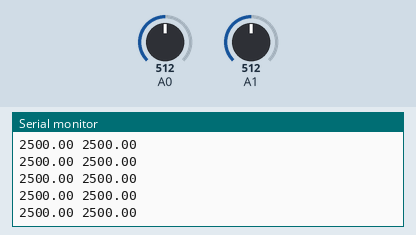
The sketch below on a simulated Arduino Uno, built with avr-gcc and run on an emulated ATmega328P. Parts: the last lines printed to the serial monitor. The test bench sets the inputs (shaded band); at power-on: A0 = 512, A1 = 512.

Above: at 1.2 s.
1.3 s: A0 set to 716
At 2.4 s:
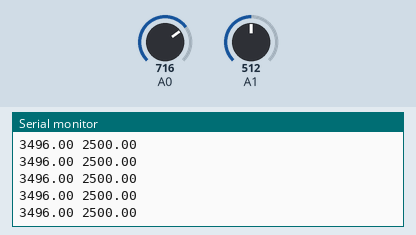
4.3 s: A1 set to 716
At 5.0 s:
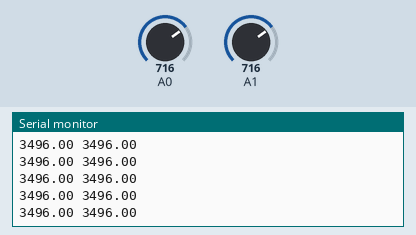
5.8 s: A0 set to 900
At 6.5 s:
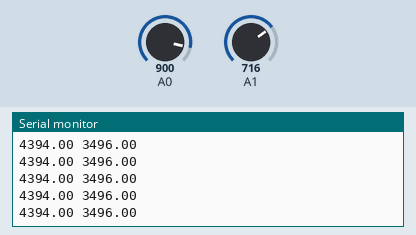
7.3 s: A1 set to 900
At 8.4 s:
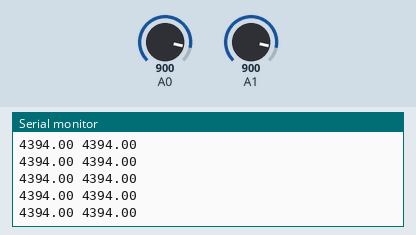
Timing chart, 0 to 9.8 s (numbered marks = the images above; inputs shaded):
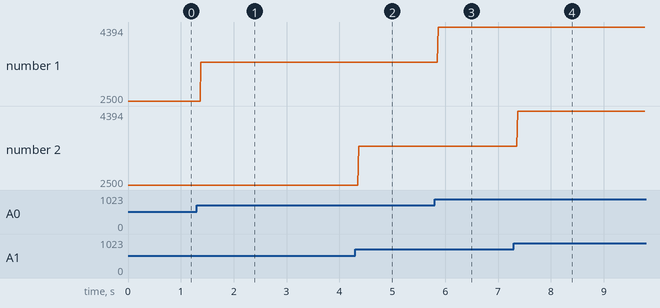

Measured:
- after the input at 1.3 s, the serial monitor: prints a new line after 0.08 s (image 1)
- after the input at 4.3 s, the serial monitor: prints a new line after 0.07 s (image 2)
- after the input at 5.8 s, the serial monitor: prints a new line after 0.07 s (image 3)
- after the input at 7.3 s, the serial monitor: prints a new line after 0.07 s (image 4)
- plotted number 1: 2500 → 3496 after the input at 1.3 s, 3496 → 4394 after the input at 5.8 s

The sketch:

dualachannel.ino
```cpp
void setup() {
  Serial.begin(9600);
}

void loop() {
  int a0,a1;
  float v0,v1;
  a0 = analogRead(A0);
  a1 = analogRead(A1);
  v0=map(a0,0,1024,0,5000); // 5000mv
  v1=map(a1,0,1024,0,5000); // 5000mv
  Serial.print(v0);
  Serial.print(' ');
  Serial.print(v1);
  Serial.println();
}
```
